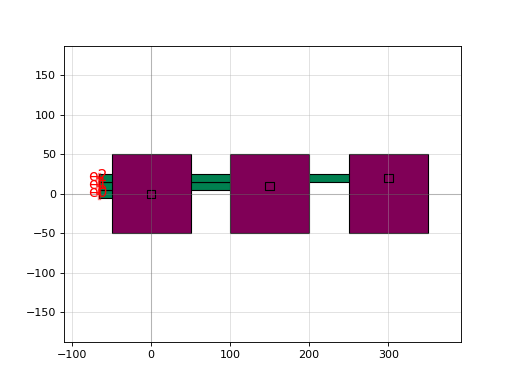

This chart was generated by the following Python code:
import gdsfactory as gf

c = gf.components.array_with_via(columns=3, spacing=150.0, via_spacing=10.0, straight_length=60.0, via_stack_dy=0, port_orientation=180)
c.plot()
